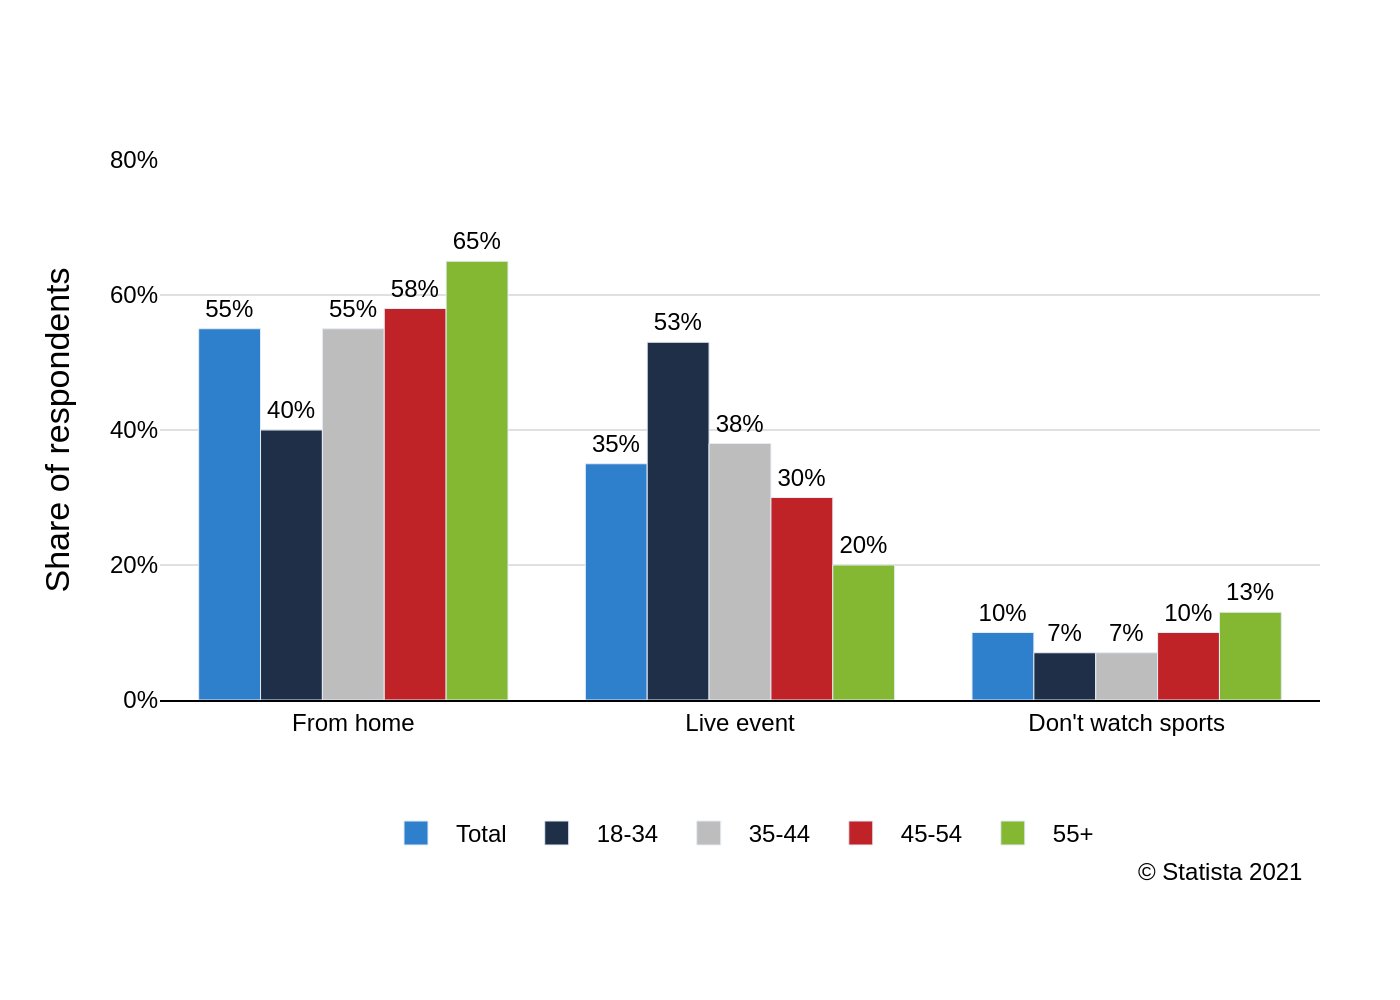

This figure's Python source:
import sys
import json
import plotly.graph_objects as go
import os

# Ensure a JSON file path is provided as a command-line argument
if len(sys.argv) != 2:
    print("Usage: python <script_name>.py <path_to_json_file>")
    sys.exit(1)

json_path = sys.argv[1]

# Read and parse the JSON file
try:
    with open(json_path, 'r', encoding='utf-8') as f:
        config = json.load(f)
except FileNotFoundError:
    print(f"Error: The file '{json_path}' was not found.")
    sys.exit(1)
except json.JSONDecodeError:
    print(f"Error: The file '{json_path}' contains invalid JSON.")
    sys.exit(1)

# Extract data and texts from the JSON structure
chart_data = config.get('chart_data', [])
categories = config.get('categories', [])
texts = config.get('texts', {})
colors = config.get('colors', [])

# Initialize the Plotly figure
fig = go.Figure()

# Iterate through the data series in the JSON to create a bar trace for each
for i, series in enumerate(chart_data):
    fig.add_trace(go.Bar(
        x=categories,
        y=series.get('y', []),
        name=series.get('name', ''),
        marker_color=colors[i % len(colors)],
        texttemplate='%{y:.0%}',
        textposition='outside',
        textfont=dict(family="Arial", size=12, color='black'),
        cliponaxis=False  # Allows text to be drawn outside the plotting area
    ))

# Combine title and subtitle, handling null values
title_parts = []
if texts.get("title"):
    title_parts.append(texts["title"])
if texts.get("subtitle"):
    title_parts.append(f"<span style='font-size: 14px;'>{texts['subtitle']}</span>")
full_title = "<br>".join(title_parts)

# Configure the figure layout for a clean, professional appearance
fig.update_layout(
    barmode='group',
    plot_bgcolor='white',
    paper_bgcolor='white',
    font=dict(family="Arial", size=14, color='black'),
    title=dict(
        text=full_title,
        x=0.01,
        xanchor='left'
    ),
    xaxis=dict(
        title_text=texts.get('x_axis_title'),
        tickfont=dict(family="Arial", size=12),
        showline=True,
        linecolor='black',
        linewidth=1
    ),
    yaxis=dict(
        title_text=texts.get('y_axis_title'),
        range=[0, 0.8],
        tickformat='.0%',
        gridcolor='#e0e0e0',
        zeroline=False,
        tickfont=dict(family="Arial", size=12)
    ),
    legend=dict(
        orientation="h",
        yanchor="bottom",
        y=-0.3,
        xanchor="center",
        x=0.5,
        font=dict(family="Arial", size=12)
    ),
    margin=dict(l=80, r=40, t=80, b=150),
    annotations=[
        dict(
            text=texts.get('source', ''),
            showarrow=False,
            xref="paper",
            yref="paper",
            x=0.99,
            y=-0.35,
            xanchor='right',
            yanchor='bottom',
            align='right',
            font=dict(family="Arial", size=12)
        )
    ]
)

# Determine the output filename from the input JSON filename
base_filename = os.path.splitext(os.path.basename(json_path))[0]
output_filename = f"{base_filename}.png"

# Save the figure to a high-resolution PNG file
fig.write_image(output_filename, scale=2)

print(f"Chart successfully generated and saved to '{output_filename}'")
